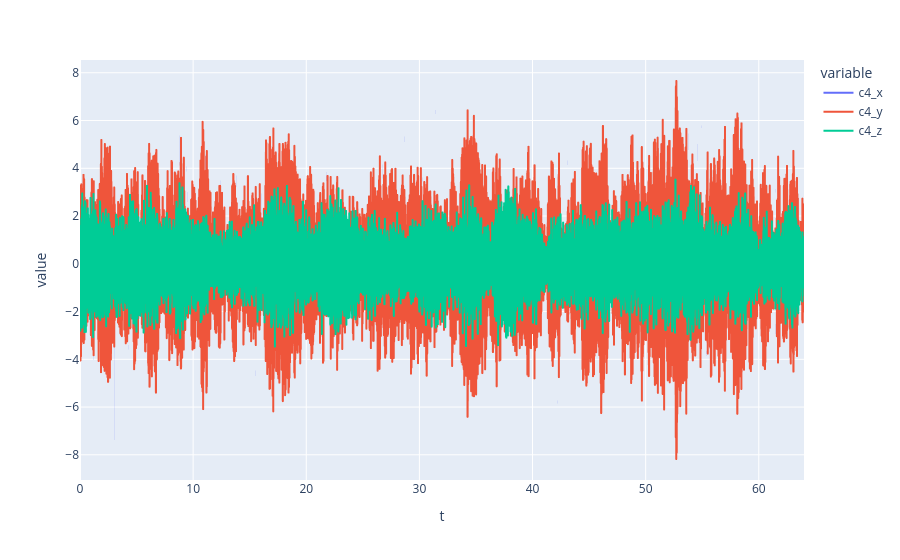

Notebook source saved alongside this figure:
### Code cell
px.line(signals, y=["c4_x", "c4_y", "c4_z"])

### Figure 1 — Plotly figure (JSON) as saved in the notebook; plotly's stock layout.template omitted (floating-point values rounded to 4 significant figures; data arrays with more than 128 entries replaced by an {"elided": "..."} marker saying what was removed)
{"data": [{"hovertemplate": "variable=c4_x<br>t=%{x}<br>value=%{y}<extra></extra>", "legendgroup": "c4_x", "line": {"color": "#636efa", "dash": "solid"}, "marker": {"symbol": "circle"}, "mode": "lines", "name": "c4_x", "showlegend": true, "type": "scattergl", "x": {"elided": "16384 float values"}, "xaxis": "x", "y": {"elided": "16384 float values"}, "yaxis": "y"}, {"hovertemplate": "variable=c4_y<br>t=%{x}<br>value=%{y}<extra></extra>", "legendgroup": "c4_y", "line": {"color": "#EF553B", "dash": "solid"}, "marker": {"symbol": "circle"}, "mode": "lines", "name": "c4_y", "showlegend": true, "type": "scattergl", "x": {"elided": "16384 float values"}, "xaxis": "x", "y": {"elided": "16384 float values"}, "yaxis": "y"}, {"hovertemplate": "variable=c4_z<br>t=%{x}<br>value=%{y}<extra></extra>", "legendgroup": "c4_z", "line": {"color": "#00cc96", "dash": "solid"}, "marker": {"symbol": "circle"}, "mode": "lines", "name": "c4_z", "showlegend": true, "type": "scattergl", "x": {"elided": "16384 float values"}, "xaxis": "x", "y": {"elided": "16384 float values"}, "yaxis": "y"}], "layout": {"legend": {"title": {"text": "variable"}, "tracegroupgap": 0}, "margin": {"t": 60}, "xaxis": {"anchor": "y", "domain": [0, 1], "title": {"text": "t"}}, "yaxis": {"anchor": "x", "domain": [0, 1], "title": {"text": "value"}}}}
